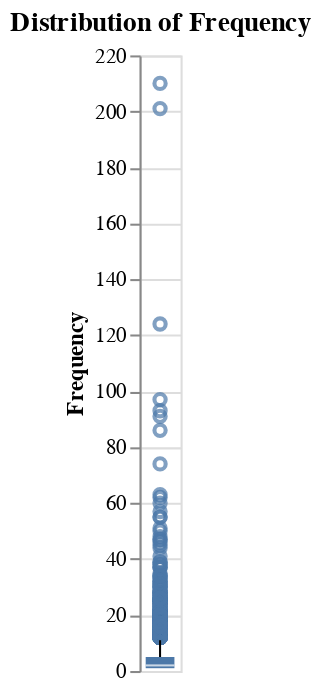

Source (notebook cell):
### Markdown cell above
### Visualize Frequency Distribution

### Code cell
chart = alt.Chart(frequency_df.reset_index()).mark_boxplot().encode(
    y='Frequency'
).properties(
    title='Distribution of Frequency'
).interactive()

chart.display()

### Figure 1 — Vega-Lite specification as saved in the notebook (floating-point values rounded to 4 significant figures; data arrays with more than 128 entries replaced by an {"elided": "..."} marker saying what was removed)
{"config": {"view": {"continuousWidth": 300, "continuousHeight": 300}}, "data": {"name": "data-90b29ca66ad7f3cff4d01aecbba7d2c6"}, "mark": {"type": "boxplot"}, "encoding": {"y": {"field": "Frequency", "type": "quantitative"}}, "params": [{"name": "param_8", "select": {"type": "interval", "encodings": ["x", "y"]}, "bind": "scales"}], "title": "Distribution of Frequency", "$schema": "https://vega.github.io/schema/vega-lite/v5.20.1.json", "datasets": {"data-90b29ca66ad7f3cff4d01aecbba7d2c6": {"elided": "4339 records"}}}
